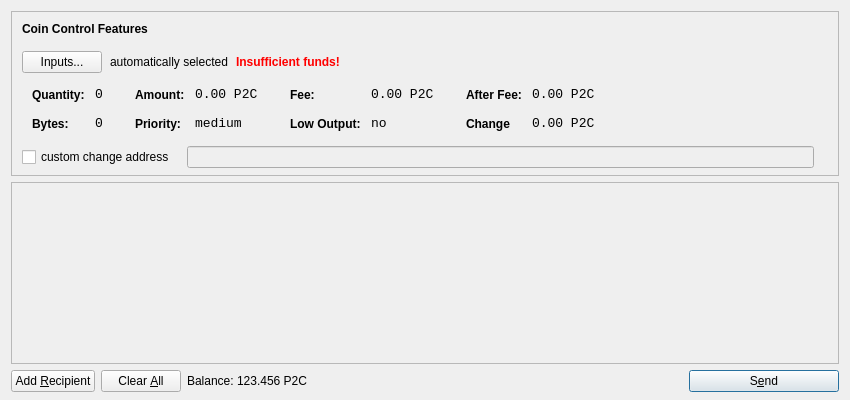
<?xml version="1.0" encoding="UTF-8"?>
<ui version="4.0">
 <class>SendCoinsDialog</class>
 <widget class="QDialog" name="SendCoinsDialog">
  <property name="geometry">
   <rect>
    <x>0</x>
    <y>0</y>
    <width>850</width>
    <height>400</height>
   </rect>
  </property>
  <property name="windowTitle">
   <string>Send Coins</string>
  </property>
  <layout class="QVBoxLayout" name="verticalLayout" stretch="0,1,0">
   <property name="bottomMargin">
    <number>8</number>
   </property>
   <item>
    <widget class="QFrame" name="frameCoinControl">
     <property name="sizePolicy">
      <sizepolicy hsizetype="Expanding" vsizetype="Expanding">
       <horstretch>0</horstretch>
       <verstretch>0</verstretch>
      </sizepolicy>
     </property>
     <property name="maximumSize">
      <size>
       <width>16777215</width>
       <height>16777215</height>
      </size>
     </property>
     <property name="frameShape">
      <enum>QFrame::StyledPanel</enum>
     </property>
     <property name="frameShadow">
      <enum>QFrame::Sunken</enum>
     </property>
     <layout class="QVBoxLayout" name="verticalLayoutCoinControl2">
      <property name="spacing">
       <number>-1</number>
      </property>
      <property name="leftMargin">
       <number>0</number>
      </property>
      <property name="topMargin">
       <number>0</number>
      </property>
      <property name="rightMargin">
       <number>0</number>
      </property>
      <property name="bottomMargin">
       <number>6</number>
      </property>
      <item>
       <layout class="QVBoxLayout" name="verticalLayoutCoinControl" stretch="0,0,0,0,1">
        <property name="spacing">
         <number>0</number>
        </property>
        <property name="leftMargin">
         <number>10</number>
        </property>
        <property name="topMargin">
         <number>10</number>
        </property>
        <item>
         <layout class="QHBoxLayout" name="horizontalLayoutCoinControl1">
          <property name="bottomMargin">
           <number>15</number>
          </property>
          <item>
           <widget class="QLabel" name="labelCoinControlFeatures">
            <property name="sizePolicy">
             <sizepolicy hsizetype="Preferred" vsizetype="Maximum">
              <horstretch>0</horstretch>
              <verstretch>0</verstretch>
             </sizepolicy>
            </property>
            <property name="font">
             <font>
              <weight>75</weight>
              <bold>true</bold>
             </font>
            </property>
            <property name="styleSheet">
             <string notr="true">font-weight:bold;</string>
            </property>
            <property name="text">
             <string>Coin Control Features</string>
            </property>
           </widget>
          </item>
         </layout>
        </item>
        <item>
         <layout class="QHBoxLayout" name="horizontalLayoutCoinControl2" stretch="0,0,0,0">
          <property name="spacing">
           <number>8</number>
          </property>
          <property name="bottomMargin">
           <number>10</number>
          </property>
          <item>
           <widget class="QPushButton" name="pushButtonCoinControl">
            <property name="styleSheet">
             <string notr="true"/>
            </property>
            <property name="text">
             <string>Inputs...</string>
            </property>
           </widget>
          </item>
          <item>
           <widget class="QLabel" name="labelCoinControlAutomaticallySelected">
            <property name="text">
             <string>automatically selected</string>
            </property>
            <property name="margin">
             <number>5</number>
            </property>
           </widget>
          </item>
          <item>
           <widget class="QLabel" name="labelCoinControlInsuffFunds">
            <property name="font">
             <font>
              <weight>75</weight>
              <bold>true</bold>
             </font>
            </property>
            <property name="styleSheet">
             <string notr="true">color:red;font-weight:bold;</string>
            </property>
            <property name="text">
             <string>Insufficient funds!</string>
            </property>
            <property name="margin">
             <number>5</number>
            </property>
           </widget>
          </item>
          <item>
           <spacer name="horizontalSpacerCoinControl">
            <property name="orientation">
             <enum>Qt::Horizontal</enum>
            </property>
            <property name="sizeHint" stdset="0">
             <size>
              <width>40</width>
              <height>1</height>
             </size>
            </property>
           </spacer>
          </item>
         </layout>
        </item>
        <item>
         <widget class="QWidget" name="widgetCoinControl" native="true">
          <property name="sizePolicy">
           <sizepolicy hsizetype="Preferred" vsizetype="Preferred">
            <horstretch>0</horstretch>
            <verstretch>0</verstretch>
           </sizepolicy>
          </property>
          <property name="minimumSize">
           <size>
            <width>0</width>
            <height>0</height>
           </size>
          </property>
          <property name="styleSheet">
           <string notr="true"/>
          </property>
          <layout class="QHBoxLayout" name="horizontalLayoutCoinControl5">
           <property name="margin">
            <number>0</number>
           </property>
           <item>
            <layout class="QHBoxLayout" name="horizontalLayoutCoinControl3" stretch="0,0,0,1">
             <property name="spacing">
              <number>20</number>
             </property>
             <property name="topMargin">
              <number>0</number>
             </property>
             <property name="bottomMargin">
              <number>10</number>
             </property>
             <item>
              <layout class="QFormLayout" name="formLayoutCoinControl1">
               <property name="horizontalSpacing">
                <number>10</number>
               </property>
               <property name="verticalSpacing">
                <number>14</number>
               </property>
               <property name="leftMargin">
                <number>10</number>
               </property>
               <property name="topMargin">
                <number>4</number>
               </property>
               <property name="rightMargin">
                <number>6</number>
               </property>
               <item row="0" column="0">
                <widget class="QLabel" name="labelCoinControlQuantityText">
                 <property name="styleSheet">
                  <string notr="true">font-weight:bold;</string>
                 </property>
                 <property name="text">
                  <string>Quantity:</string>
                 </property>
                 <property name="margin">
                  <number>0</number>
                 </property>
                </widget>
               </item>
               <item row="0" column="1">
                <widget class="QLabel" name="labelCoinControlQuantity">
                 <property name="font">
                  <font>
                   <family>Monospace</family>
                   <pointsize>10</pointsize>
                  </font>
                 </property>
                 <property name="cursor">
                  <cursorShape>IBeamCursor</cursorShape>
                 </property>
                 <property name="contextMenuPolicy">
                  <enum>Qt::ActionsContextMenu</enum>
                 </property>
                 <property name="text">
                  <string>0</string>
                 </property>
                 <property name="margin">
                  <number>0</number>
                 </property>
                 <property name="textInteractionFlags">
                  <set>Qt::LinksAccessibleByMouse|Qt::TextSelectableByKeyboard|Qt::TextSelectableByMouse</set>
                 </property>
                </widget>
               </item>
               <item row="1" column="0">
                <widget class="QLabel" name="labelCoinControlBytesText">
                 <property name="styleSheet">
                  <string notr="true">font-weight:bold;</string>
                 </property>
                 <property name="text">
                  <string>Bytes:</string>
                 </property>
                </widget>
               </item>
               <item row="1" column="1">
                <widget class="QLabel" name="labelCoinControlBytes">
                 <property name="font">
                  <font>
                   <family>Monospace</family>
                   <pointsize>10</pointsize>
                  </font>
                 </property>
                 <property name="cursor">
                  <cursorShape>IBeamCursor</cursorShape>
                 </property>
                 <property name="contextMenuPolicy">
                  <enum>Qt::ActionsContextMenu</enum>
                 </property>
                 <property name="text">
                  <string>0</string>
                 </property>
                 <property name="textInteractionFlags">
                  <set>Qt::LinksAccessibleByMouse|Qt::TextSelectableByKeyboard|Qt::TextSelectableByMouse</set>
                 </property>
                </widget>
               </item>
              </layout>
             </item>
             <item>
              <layout class="QFormLayout" name="formLayoutCoinControl2">
               <property name="horizontalSpacing">
                <number>10</number>
               </property>
               <property name="verticalSpacing">
                <number>14</number>
               </property>
               <property name="leftMargin">
                <number>6</number>
               </property>
               <property name="topMargin">
                <number>4</number>
               </property>
               <property name="rightMargin">
                <number>6</number>
               </property>
               <item row="0" column="0">
                <widget class="QLabel" name="labelCoinControlAmountText">
                 <property name="styleSheet">
                  <string notr="true">font-weight:bold;</string>
                 </property>
                 <property name="text">
                  <string>Amount:</string>
                 </property>
                 <property name="margin">
                  <number>0</number>
                 </property>
                </widget>
               </item>
               <item row="0" column="1">
                <widget class="QLabel" name="labelCoinControlAmount">
                 <property name="font">
                  <font>
                   <family>Monospace</family>
                   <pointsize>10</pointsize>
                  </font>
                 </property>
                 <property name="cursor">
                  <cursorShape>IBeamCursor</cursorShape>
                 </property>
                 <property name="contextMenuPolicy">
                  <enum>Qt::ActionsContextMenu</enum>
                 </property>
                 <property name="text">
                  <string>0.00 P2C</string>
                 </property>
                 <property name="textInteractionFlags">
                  <set>Qt::LinksAccessibleByMouse|Qt::TextSelectableByKeyboard|Qt::TextSelectableByMouse</set>
                 </property>
                </widget>
               </item>
               <item row="1" column="0">
                <widget class="QLabel" name="labelCoinControlPriorityText">
                 <property name="styleSheet">
                  <string notr="true">font-weight:bold;</string>
                 </property>
                 <property name="text">
                  <string>Priority:</string>
                 </property>
                </widget>
               </item>
               <item row="1" column="1">
                <widget class="QLabel" name="labelCoinControlPriority">
                 <property name="font">
                  <font>
                   <family>Monospace</family>
                   <pointsize>10</pointsize>
                  </font>
                 </property>
                 <property name="cursor">
                  <cursorShape>IBeamCursor</cursorShape>
                 </property>
                 <property name="contextMenuPolicy">
                  <enum>Qt::ActionsContextMenu</enum>
                 </property>
                 <property name="text">
                  <string>medium</string>
                 </property>
                 <property name="textInteractionFlags">
                  <set>Qt::LinksAccessibleByMouse|Qt::TextSelectableByKeyboard|Qt::TextSelectableByMouse</set>
                 </property>
                </widget>
               </item>
              </layout>
             </item>
             <item>
              <layout class="QFormLayout" name="formLayoutCoinControl3">
               <property name="horizontalSpacing">
                <number>10</number>
               </property>
               <property name="verticalSpacing">
                <number>14</number>
               </property>
               <property name="leftMargin">
                <number>6</number>
               </property>
               <property name="topMargin">
                <number>4</number>
               </property>
               <property name="rightMargin">
                <number>6</number>
               </property>
               <item row="0" column="0">
                <widget class="QLabel" name="labelCoinControlFeeText">
                 <property name="styleSheet">
                  <string notr="true">font-weight:bold;</string>
                 </property>
                 <property name="text">
                  <string>Fee:</string>
                 </property>
                 <property name="margin">
                  <number>0</number>
                 </property>
                </widget>
               </item>
               <item row="0" column="1">
                <widget class="QLabel" name="labelCoinControlFee">
                 <property name="font">
                  <font>
                   <family>Monospace</family>
                   <pointsize>10</pointsize>
                  </font>
                 </property>
                 <property name="cursor">
                  <cursorShape>IBeamCursor</cursorShape>
                 </property>
                 <property name="contextMenuPolicy">
                  <enum>Qt::ActionsContextMenu</enum>
                 </property>
                 <property name="text">
                  <string>0.00 P2C</string>
                 </property>
                 <property name="textInteractionFlags">
                  <set>Qt::LinksAccessibleByMouse|Qt::TextSelectableByKeyboard|Qt::TextSelectableByMouse</set>
                 </property>
                </widget>
               </item>
               <item row="1" column="0">
                <widget class="QLabel" name="labelCoinControlLowOutputText">
                 <property name="styleSheet">
                  <string notr="true">font-weight:bold;</string>
                 </property>
                 <property name="text">
                  <string>Low Output:</string>
                 </property>
                </widget>
               </item>
               <item row="1" column="1">
                <widget class="QLabel" name="labelCoinControlLowOutput">
                 <property name="font">
                  <font>
                   <family>Monospace</family>
                   <pointsize>10</pointsize>
                  </font>
                 </property>
                 <property name="cursor">
                  <cursorShape>IBeamCursor</cursorShape>
                 </property>
                 <property name="contextMenuPolicy">
                  <enum>Qt::ActionsContextMenu</enum>
                 </property>
                 <property name="text">
                  <string>no</string>
                 </property>
                 <property name="textInteractionFlags">
                  <set>Qt::LinksAccessibleByMouse|Qt::TextSelectableByKeyboard|Qt::TextSelectableByMouse</set>
                 </property>
                </widget>
               </item>
              </layout>
             </item>
             <item>
              <layout class="QFormLayout" name="formLayoutCoinControl4">
               <property name="horizontalSpacing">
                <number>10</number>
               </property>
               <property name="verticalSpacing">
                <number>14</number>
               </property>
               <property name="leftMargin">
                <number>6</number>
               </property>
               <property name="topMargin">
                <number>4</number>
               </property>
               <property name="rightMargin">
                <number>6</number>
               </property>
               <item row="0" column="0">
                <widget class="QLabel" name="labelCoinControlAfterFeeText">
                 <property name="styleSheet">
                  <string notr="true">font-weight:bold;</string>
                 </property>
                 <property name="text">
                  <string>After Fee:</string>
                 </property>
                 <property name="margin">
                  <number>0</number>
                 </property>
                </widget>
               </item>
               <item row="0" column="1">
                <widget class="QLabel" name="labelCoinControlAfterFee">
                 <property name="font">
                  <font>
                   <family>Monospace</family>
                   <pointsize>10</pointsize>
                  </font>
                 </property>
                 <property name="cursor">
                  <cursorShape>IBeamCursor</cursorShape>
                 </property>
                 <property name="contextMenuPolicy">
                  <enum>Qt::ActionsContextMenu</enum>
                 </property>
                 <property name="text">
                  <string>0.00 P2C</string>
                 </property>
                 <property name="textInteractionFlags">
                  <set>Qt::LinksAccessibleByMouse|Qt::TextSelectableByKeyboard|Qt::TextSelectableByMouse</set>
                 </property>
                </widget>
               </item>
               <item row="1" column="0">
                <widget class="QLabel" name="labelCoinControlChangeText">
                 <property name="styleSheet">
                  <string notr="true">font-weight:bold;</string>
                 </property>
                 <property name="text">
                  <string>Change</string>
                 </property>
                </widget>
               </item>
               <item row="1" column="1">
                <widget class="QLabel" name="labelCoinControlChange">
                 <property name="font">
                  <font>
                   <family>Monospace</family>
                   <pointsize>10</pointsize>
                  </font>
                 </property>
                 <property name="cursor">
                  <cursorShape>IBeamCursor</cursorShape>
                 </property>
                 <property name="contextMenuPolicy">
                  <enum>Qt::ActionsContextMenu</enum>
                 </property>
                 <property name="text">
                  <string>0.00 P2C</string>
                 </property>
                 <property name="textInteractionFlags">
                  <set>Qt::LinksAccessibleByMouse|Qt::TextSelectableByKeyboard|Qt::TextSelectableByMouse</set>
                 </property>
                </widget>
               </item>
              </layout>
             </item>
            </layout>
           </item>
          </layout>
         </widget>
        </item>
        <item>
         <layout class="QHBoxLayout" name="horizontalLayoutCoinControl4" stretch="0,0,0">
          <property name="spacing">
           <number>12</number>
          </property>
          <property name="sizeConstraint">
           <enum>QLayout::SetDefaultConstraint</enum>
          </property>
          <property name="topMargin">
           <number>5</number>
          </property>
          <property name="rightMargin">
           <number>5</number>
          </property>
          <item>
           <widget class="QCheckBox" name="checkBoxCoinControlChange">
            <property name="text">
             <string>custom change address</string>
            </property>
           </widget>
          </item>
          <item>
           <widget class="QLineEdit" name="lineEditCoinControlChange">
            <property name="enabled">
             <bool>false</bool>
            </property>
            <property name="sizePolicy">
             <sizepolicy hsizetype="Expanding" vsizetype="Fixed">
              <horstretch>0</horstretch>
              <verstretch>0</verstretch>
             </sizepolicy>
            </property>
           </widget>
          </item>
          <item>
           <widget class="QLabel" name="labelCoinControlChangeLabel">
            <property name="sizePolicy">
             <sizepolicy hsizetype="Preferred" vsizetype="Expanding">
              <horstretch>0</horstretch>
              <verstretch>0</verstretch>
             </sizepolicy>
            </property>
            <property name="minimumSize">
             <size>
              <width>0</width>
              <height>0</height>
             </size>
            </property>
            <property name="text">
             <string/>
            </property>
            <property name="margin">
             <number>3</number>
            </property>
           </widget>
          </item>
         </layout>
        </item>
        <item>
         <spacer name="verticalSpacerCoinControl">
          <property name="orientation">
           <enum>Qt::Vertical</enum>
          </property>
          <property name="sizeHint" stdset="0">
           <size>
            <width>800</width>
            <height>1</height>
           </size>
          </property>
         </spacer>
        </item>
       </layout>
      </item>
     </layout>
    </widget>
   </item>
   <item>
    <widget class="QScrollArea" name="scrollArea">
     <property name="widgetResizable">
      <bool>true</bool>
     </property>
     <widget class="QWidget" name="scrollAreaWidgetContents">
      <property name="geometry">
       <rect>
        <x>0</x>
        <y>0</y>
        <width>830</width>
        <height>165</height>
       </rect>
      </property>
      <layout class="QVBoxLayout" name="verticalLayout_2">
       <property name="margin">
        <number>0</number>
       </property>
       <item>
        <layout class="QVBoxLayout" name="entries">
         <property name="spacing">
          <number>6</number>
         </property>
        </layout>
       </item>
       <item>
        <spacer name="verticalSpacer">
         <property name="orientation">
          <enum>Qt::Vertical</enum>
         </property>
         <property name="sizeHint" stdset="0">
          <size>
           <width>20</width>
           <height>40</height>
          </size>
         </property>
        </spacer>
       </item>
      </layout>
     </widget>
    </widget>
   </item>
   <item>
    <layout class="QHBoxLayout" name="horizontalLayout">
     <item>
      <widget class="QPushButton" name="addButton">
       <property name="toolTip">
        <string>Send to multiple recipients at once</string>
       </property>
       <property name="text">
        <string>Add &amp;Recipient</string>
       </property>
       <property name="icon">
        <iconset resource="../bitcoin.qrc">
         <normaloff>:/icons/add</normaloff>:/icons/add</iconset>
       </property>
       <property name="autoDefault">
        <bool>false</bool>
       </property>
      </widget>
     </item>
     <item>
      <widget class="QPushButton" name="clearButton">
       <property name="sizePolicy">
        <sizepolicy hsizetype="Minimum" vsizetype="Fixed">
         <horstretch>0</horstretch>
         <verstretch>0</verstretch>
        </sizepolicy>
       </property>
       <property name="toolTip">
        <string>Remove all transaction fields</string>
       </property>
       <property name="text">
        <string>Clear &amp;All</string>
       </property>
       <property name="icon">
        <iconset resource="../bitcoin.qrc">
         <normaloff>:/icons/remove</normaloff>:/icons/remove</iconset>
       </property>
       <property name="autoRepeatDelay">
        <number>300</number>
       </property>
       <property name="autoDefault">
        <bool>false</bool>
       </property>
      </widget>
     </item>
     <item>
      <layout class="QHBoxLayout" name="horizontalLayout_2">
       <property name="spacing">
        <number>3</number>
       </property>
       <item>
        <widget class="QLabel" name="label">
         <property name="sizePolicy">
          <sizepolicy hsizetype="Preferred" vsizetype="Fixed">
           <horstretch>0</horstretch>
           <verstretch>0</verstretch>
          </sizepolicy>
         </property>
         <property name="text">
          <string>Balance:</string>
         </property>
        </widget>
       </item>
       <item>
        <widget class="QLabel" name="labelBalance">
         <property name="sizePolicy">
          <sizepolicy hsizetype="Preferred" vsizetype="Fixed">
           <horstretch>0</horstretch>
           <verstretch>0</verstretch>
          </sizepolicy>
         </property>
         <property name="cursor">
          <cursorShape>IBeamCursor</cursorShape>
         </property>
         <property name="text">
          <string>123.456 P2C</string>
         </property>
         <property name="textInteractionFlags">
          <set>Qt::LinksAccessibleByMouse|Qt::TextSelectableByKeyboard|Qt::TextSelectableByMouse</set>
         </property>
        </widget>
       </item>
      </layout>
     </item>
     <item>
      <spacer name="horizontalSpacer">
       <property name="orientation">
        <enum>Qt::Horizontal</enum>
       </property>
       <property name="sizeHint" stdset="0">
        <size>
         <width>40</width>
         <height>20</height>
        </size>
       </property>
      </spacer>
     </item>
     <item>
      <widget class="QPushButton" name="sendButton">
       <property name="minimumSize">
        <size>
         <width>150</width>
         <height>0</height>
        </size>
       </property>
       <property name="toolTip">
        <string>Confirm the send action</string>
       </property>
       <property name="text">
        <string>S&amp;end</string>
       </property>
       <property name="icon">
        <iconset resource="../bitcoin.qrc">
         <normaloff>:/icons/send</normaloff>:/icons/send</iconset>
       </property>
       <property name="default">
        <bool>true</bool>
       </property>
      </widget>
     </item>
    </layout>
   </item>
  </layout>
 </widget>
 <resources>
  <include location="../bitcoin.qrc"/>
 </resources>
 <connections/>
</ui>
